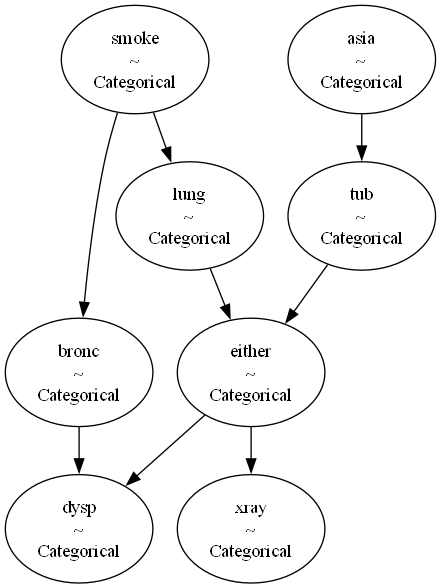

Python code for this plot:
import numpy as np
import pymc as pm
import pytensor as pt
from pymc import Model


# Transcribed from https://www.bnlearn.com/bnrepository/discrete-small.html#asia

def get_asia_network() -> Model:
    lookup_table = pt.shared(np.asarray([
        [[.99, .01], [.1, .9]],
        [[.9, .1], [.1, .9]]]))

    def p_asia():
        return [0.01, 0.99]

    def p_tub(asia):
        return pt.shared(np.asarray([[0.05, 0.95], [0.01, 0.99]])
                         )[asia]

    def p_smoke():
        return [0.5, 0.5]

    def p_lung(smoke):
        return pt.shared(np.asarray([[0.1, 0.9], [0.01, 0.99]])
                         )[smoke]

    def p_bronc(smoke):
        return pt.shared(np.asarray([[0.6, 0.4], [0.3, 0.7]])
                         )[smoke]

    def p_either(lung, tub):
        return pt.shared(np.asarray([
            [[1.0, 0.0], [1.0, 0.0]],
            [[1.0, 0.0], [0.0, 1.0]]
        ]))[lung, tub]

    def p_xray(either):
        return pt.shared(np.asarray([[0.98, 0.2], [0.05, 0.95]])
                         )[either]

    def p_dysp(bronc, either):
        return pt.shared(np.asarray([
            [[0.9, 0.1], [0.7, 0.3]],
            [[0.8, 0.2], [0.1, 0.9]]
        ]))[bronc, either]

    with pm.Model() as asia_network:
        asia = pm.Categorical('asia', p_asia())
        tub = pm.Categorical('tub', p_tub(asia))
        smoke = pm.Categorical('smoke', p_smoke())
        lung = pm.Categorical('lung', p_lung(smoke))
        bronc = pm.Categorical('bronc', p_bronc(smoke))
        either = pm.Categorical('either', p_either(lung, tub))
        xray = pm.Categorical('xray', p_xray(either))
        dysp = pm.Categorical('dysp', p_dysp(bronc, either))

    return asia_network

    #     prior_trace = pm.sample_prior_predictive(100000)
    #
    # predict_proba0 = prior_trace['covid'][
    #     (prior_trace['smoker'] == 0)
    #     & (prior_trace['hospital'] == 1)].mean()
    # predict_proba1 = prior_trace['covid'][
    #     (prior_trace['smoker'] == 1)
    #     & (prior_trace['hospital'] == 1)].mean()
    #
    # print(f'P(covid|¬smoking, hospital) is {predict_proba0}')
    # print(f'P(covid|smoking, hospital) is {predict_proba1}')


if __name__ == "__main__":
    asia_network = get_asia_network()
    print("Hi!")
    pm.model_to_graphviz(asia_network).render("asia", format="png", view=True, cleanup=True)
